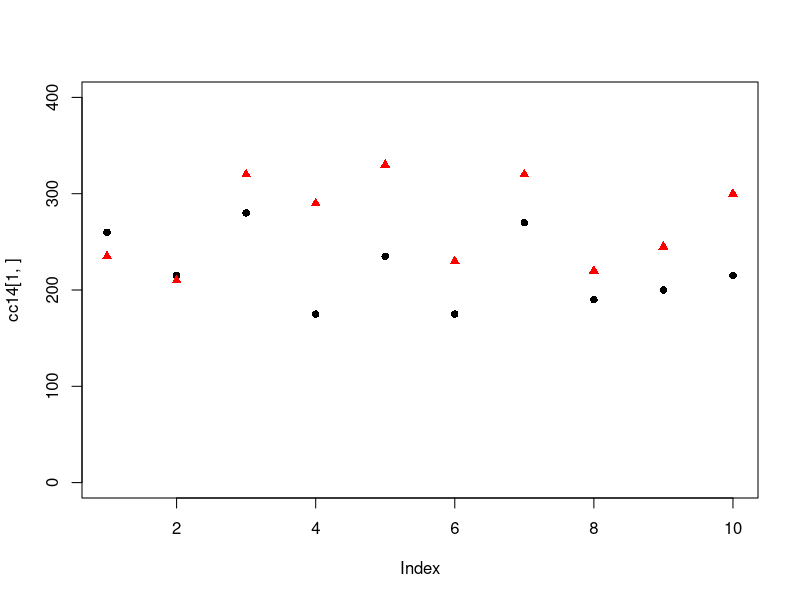

Generate this figure with R:
#Plot and t-test of September 2014 v December 2014

#import the dataset
bs <- read.csv('backsquat.csv')

#perform a t-test on the backsquat data for Sep2014 & Dec2014
t.test(bs[['Sep..2014']], bs[['Dec..2015']], paired=T)
bs14 <- data.frame(m1 = bs[['Sep..2014']], # make data frame with first and third times
                   m3 = bs[['Dec..2014']])
bs14# mnemonics: 1 means first column; 3 means third column
#transpose
tbs14 <- t(bs14)
#name the columns 
colnames(tbs14) <- 1:19
#data set is missing a lot of values, will restrict to indiv 
#with values for both time frames 
cc14<- tbs14[ , t(complete.cases(t(tbs14)))]
#plotting the complete dataset
#first column in green circles 
plot(cc14[ 1, ], col = 'black', pch=16, ylim=c(0, 400))
#second column in yellow triangles 
points(cc14[ 2, ], col = 'red', pch=17)

